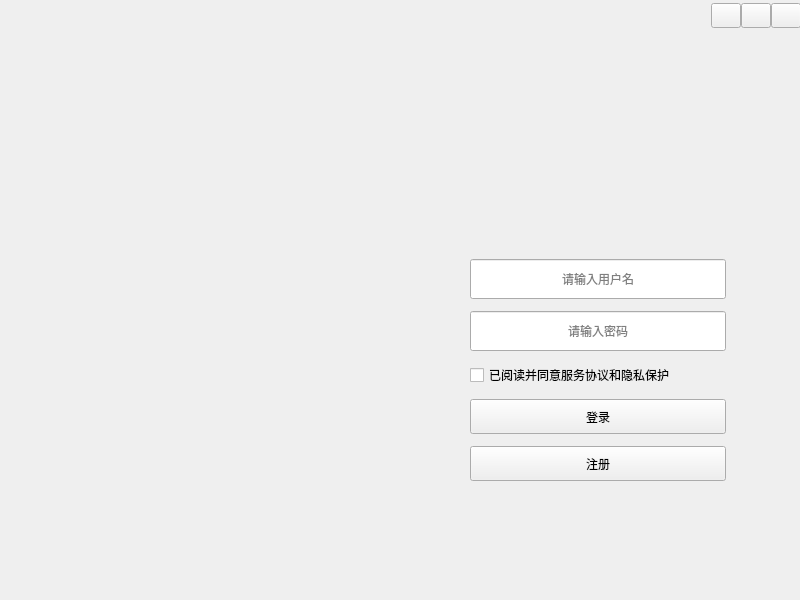
<?xml version="1.0" encoding="UTF-8"?>
<ui version="4.0">
 <class>Login</class>
 <widget class="QWidget" name="Login">
  <property name="geometry">
   <rect>
    <x>0</x>
    <y>0</y>
    <width>800</width>
    <height>600</height>
   </rect>
  </property>
  <property name="minimumSize">
   <size>
    <width>800</width>
    <height>600</height>
   </size>
  </property>
  <property name="maximumSize">
   <size>
    <width>800</width>
    <height>600</height>
   </size>
  </property>
  <property name="windowTitle">
   <string>Login</string>
  </property>
  <property name="windowIcon">
   <iconset resource="images.qrc">
    <normaloff>:/new/prefix1/images/logo_3.ico</normaloff>:/new/prefix1/images/logo_3.ico</iconset>
  </property>
  <widget class="QWidget" name="horizontalLayoutWidget">
   <property name="geometry">
    <rect>
     <x>0</x>
     <y>0</y>
     <width>801</width>
     <height>32</height>
    </rect>
   </property>
   <layout class="QHBoxLayout" name="horizontalLayout">
    <property name="spacing">
     <number>0</number>
    </property>
    <item>
     <spacer name="horizontalSpacer">
      <property name="orientation">
       <enum>Qt::Orientation::Horizontal</enum>
      </property>
      <property name="sizeHint" stdset="0">
       <size>
        <width>748</width>
        <height>20</height>
       </size>
      </property>
     </spacer>
    </item>
    <item>
     <widget class="QPushButton" name="pushButton_Reduce">
      <property name="minimumSize">
       <size>
        <width>30</width>
        <height>25</height>
       </size>
      </property>
      <property name="maximumSize">
       <size>
        <width>30</width>
        <height>25</height>
       </size>
      </property>
      <property name="text">
       <string/>
      </property>
      <property name="icon">
       <iconset resource="images.qrc">
        <normaloff>:/new/prefix1/images/reduce.png</normaloff>:/new/prefix1/images/reduce.png</iconset>
      </property>
      <property name="iconSize">
       <size>
        <width>17</width>
        <height>17</height>
       </size>
      </property>
     </widget>
    </item>
    <item>
     <widget class="QPushButton" name="pushButton_increase">
      <property name="minimumSize">
       <size>
        <width>30</width>
        <height>25</height>
       </size>
      </property>
      <property name="maximumSize">
       <size>
        <width>30</width>
        <height>25</height>
       </size>
      </property>
      <property name="text">
       <string/>
      </property>
      <property name="icon">
       <iconset resource="images.qrc">
        <normaloff>:/new/prefix1/images/square.png</normaloff>:/new/prefix1/images/square.png</iconset>
      </property>
      <property name="iconSize">
       <size>
        <width>14</width>
        <height>14</height>
       </size>
      </property>
     </widget>
    </item>
    <item>
     <widget class="QPushButton" name="pushButton_Close">
      <property name="minimumSize">
       <size>
        <width>30</width>
        <height>25</height>
       </size>
      </property>
      <property name="maximumSize">
       <size>
        <width>30</width>
        <height>25</height>
       </size>
      </property>
      <property name="text">
       <string/>
      </property>
      <property name="icon">
       <iconset resource="images.qrc">
        <normaloff>:/new/prefix1/images/close.png</normaloff>:/new/prefix1/images/close.png</iconset>
      </property>
      <property name="iconSize">
       <size>
        <width>17</width>
        <height>17</height>
       </size>
      </property>
     </widget>
    </item>
   </layout>
  </widget>
  <widget class="QWidget" name="layoutWidget">
   <property name="geometry">
    <rect>
     <x>440</x>
     <y>100</y>
     <width>316</width>
     <height>438</height>
    </rect>
   </property>
   <layout class="QGridLayout" name="gridLayout">
    <property name="spacing">
     <number>0</number>
    </property>
    <item row="1" column="2">
     <spacer name="verticalSpacer_6">
      <property name="orientation">
       <enum>Qt::Orientation::Vertical</enum>
      </property>
      <property name="sizeType">
       <enum>QSizePolicy::Policy::Fixed</enum>
      </property>
      <property name="sizeHint" stdset="0">
       <size>
        <width>20</width>
        <height>60</height>
       </size>
      </property>
     </spacer>
    </item>
    <item row="12" column="1" colspan="3">
     <widget class="QPushButton" name="pushButton_Register">
      <property name="minimumSize">
       <size>
        <width>0</width>
        <height>35</height>
       </size>
      </property>
      <property name="maximumSize">
       <size>
        <width>16777215</width>
        <height>35</height>
       </size>
      </property>
      <property name="text">
       <string>注册</string>
      </property>
      <property name="default">
       <bool>false</bool>
      </property>
     </widget>
    </item>
    <item row="4" column="1" colspan="3">
     <widget class="QLineEdit" name="lineEdit_UserName">
      <property name="minimumSize">
       <size>
        <width>0</width>
        <height>40</height>
       </size>
      </property>
      <property name="maximumSize">
       <size>
        <width>16777215</width>
        <height>40</height>
       </size>
      </property>
      <property name="alignment">
       <set>Qt::AlignmentFlag::AlignCenter</set>
      </property>
      <property name="placeholderText">
       <string>请输入用户名</string>
      </property>
     </widget>
    </item>
    <item row="2" column="3">
     <spacer name="horizontalSpacer_5">
      <property name="orientation">
       <enum>Qt::Orientation::Horizontal</enum>
      </property>
      <property name="sizeHint" stdset="0">
       <size>
        <width>40</width>
        <height>20</height>
       </size>
      </property>
     </spacer>
    </item>
    <item row="6" column="1" colspan="3">
     <widget class="QLineEdit" name="lineEdit_Password">
      <property name="minimumSize">
       <size>
        <width>0</width>
        <height>40</height>
       </size>
      </property>
      <property name="maximumSize">
       <size>
        <width>16777215</width>
        <height>40</height>
       </size>
      </property>
      <property name="alignment">
       <set>Qt::AlignmentFlag::AlignCenter</set>
      </property>
      <property name="placeholderText">
       <string>请输入密码</string>
      </property>
     </widget>
    </item>
    <item row="13" column="2">
     <spacer name="verticalSpacer_5">
      <property name="orientation">
       <enum>Qt::Orientation::Vertical</enum>
      </property>
      <property name="sizeType">
       <enum>QSizePolicy::Policy::Minimum</enum>
      </property>
      <property name="sizeHint" stdset="0">
       <size>
        <width>20</width>
        <height>50</height>
       </size>
      </property>
     </spacer>
    </item>
    <item row="2" column="4">
     <spacer name="horizontalSpacer_3">
      <property name="orientation">
       <enum>Qt::Orientation::Horizontal</enum>
      </property>
      <property name="sizeType">
       <enum>QSizePolicy::Policy::Maximum</enum>
      </property>
      <property name="sizeHint" stdset="0">
       <size>
        <width>30</width>
        <height>20</height>
       </size>
      </property>
     </spacer>
    </item>
    <item row="2" column="1">
     <spacer name="horizontalSpacer_4">
      <property name="orientation">
       <enum>Qt::Orientation::Horizontal</enum>
      </property>
      <property name="sizeHint" stdset="0">
       <size>
        <width>40</width>
        <height>20</height>
       </size>
      </property>
     </spacer>
    </item>
    <item row="11" column="2">
     <spacer name="verticalSpacer_7">
      <property name="orientation">
       <enum>Qt::Orientation::Vertical</enum>
      </property>
      <property name="sizeType">
       <enum>QSizePolicy::Policy::Fixed</enum>
      </property>
      <property name="sizeHint" stdset="0">
       <size>
        <width>20</width>
        <height>10</height>
       </size>
      </property>
     </spacer>
    </item>
    <item row="8" column="1" colspan="3">
     <widget class="QCheckBox" name="checkBox_Authorize">
      <property name="text">
       <string>已阅读并同意服务协议和隐私保护</string>
      </property>
     </widget>
    </item>
    <item row="2" column="0">
     <spacer name="horizontalSpacer_2">
      <property name="orientation">
       <enum>Qt::Orientation::Horizontal</enum>
      </property>
      <property name="sizeType">
       <enum>QSizePolicy::Policy::Maximum</enum>
      </property>
      <property name="sizeHint" stdset="0">
       <size>
        <width>30</width>
        <height>20</height>
       </size>
      </property>
     </spacer>
    </item>
    <item row="10" column="1" colspan="3">
     <widget class="QPushButton" name="pushButton_Login">
      <property name="minimumSize">
       <size>
        <width>0</width>
        <height>35</height>
       </size>
      </property>
      <property name="maximumSize">
       <size>
        <width>16777215</width>
        <height>35</height>
       </size>
      </property>
      <property name="text">
       <string>登录</string>
      </property>
      <property name="default">
       <bool>false</bool>
      </property>
     </widget>
    </item>
    <item row="7" column="2">
     <spacer name="verticalSpacer_3">
      <property name="orientation">
       <enum>Qt::Orientation::Vertical</enum>
      </property>
      <property name="sizeType">
       <enum>QSizePolicy::Policy::Fixed</enum>
      </property>
      <property name="sizeHint" stdset="0">
       <size>
        <width>20</width>
        <height>10</height>
       </size>
      </property>
     </spacer>
    </item>
    <item row="9" column="2">
     <spacer name="verticalSpacer_4">
      <property name="orientation">
       <enum>Qt::Orientation::Vertical</enum>
      </property>
      <property name="sizeType">
       <enum>QSizePolicy::Policy::Fixed</enum>
      </property>
      <property name="sizeHint" stdset="0">
       <size>
        <width>20</width>
        <height>10</height>
       </size>
      </property>
     </spacer>
    </item>
    <item row="5" column="2">
     <spacer name="verticalSpacer_2">
      <property name="orientation">
       <enum>Qt::Orientation::Vertical</enum>
      </property>
      <property name="sizeType">
       <enum>QSizePolicy::Policy::Fixed</enum>
      </property>
      <property name="sizeHint" stdset="0">
       <size>
        <width>20</width>
        <height>10</height>
       </size>
      </property>
     </spacer>
    </item>
    <item row="3" column="2">
     <spacer name="verticalSpacer">
      <property name="orientation">
       <enum>Qt::Orientation::Vertical</enum>
      </property>
      <property name="sizeType">
       <enum>QSizePolicy::Policy::Fixed</enum>
      </property>
      <property name="sizeHint" stdset="0">
       <size>
        <width>20</width>
        <height>20</height>
       </size>
      </property>
     </spacer>
    </item>
    <item row="2" column="2">
     <widget class="QLabel" name="label_ProFile">
      <property name="minimumSize">
       <size>
        <width>75</width>
        <height>75</height>
       </size>
      </property>
      <property name="maximumSize">
       <size>
        <width>75</width>
        <height>75</height>
       </size>
      </property>
      <property name="text">
       <string/>
      </property>
     </widget>
    </item>
   </layout>
  </widget>
 </widget>
 <tabstops>
  <tabstop>pushButton_Reduce</tabstop>
  <tabstop>pushButton_Close</tabstop>
  <tabstop>lineEdit_UserName</tabstop>
  <tabstop>lineEdit_Password</tabstop>
  <tabstop>checkBox_Authorize</tabstop>
  <tabstop>pushButton_Login</tabstop>
  <tabstop>pushButton_Register</tabstop>
 </tabstops>
 <resources>
  <include location="images.qrc"/>
 </resources>
 <connections/>
</ui>
